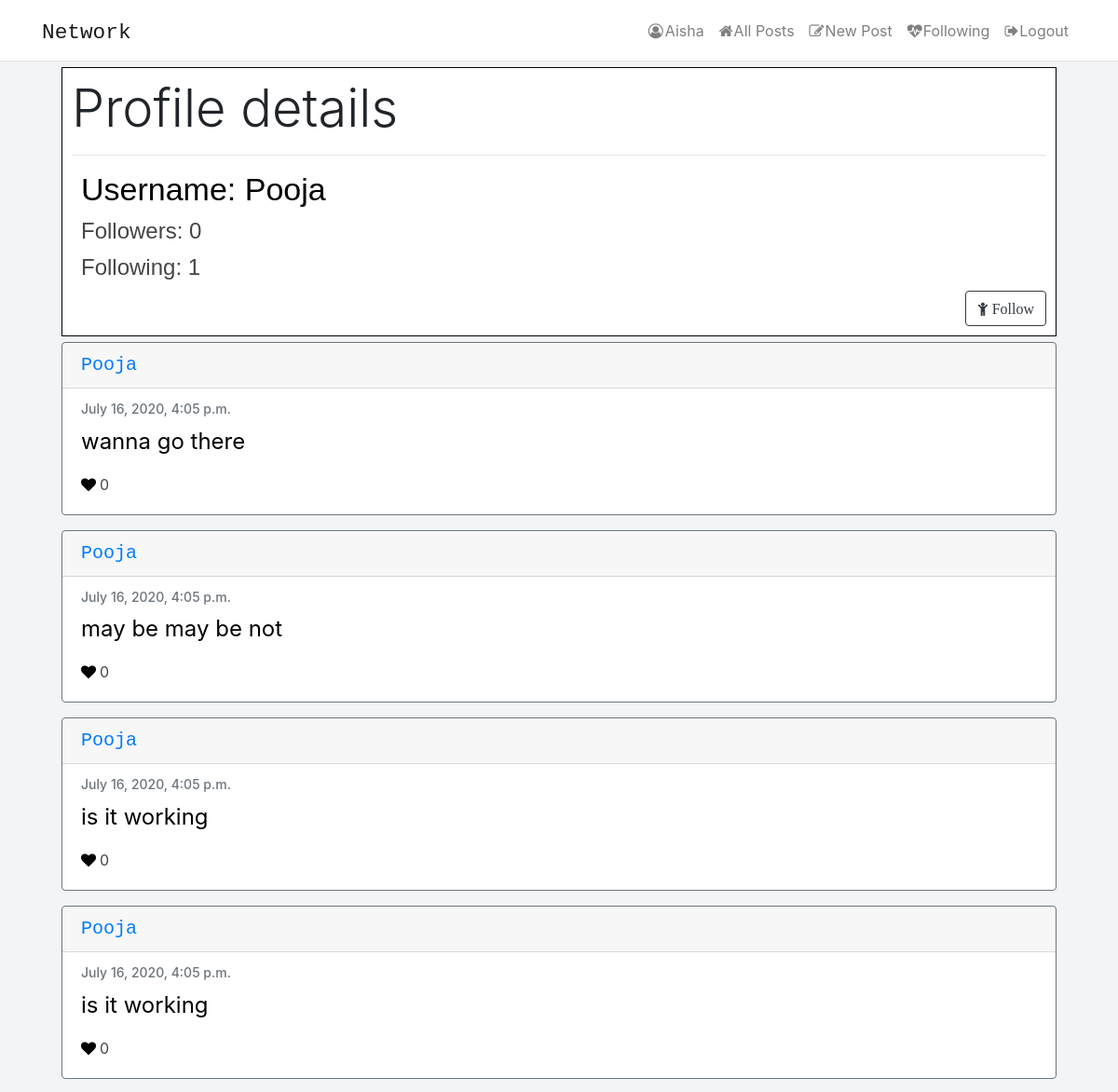
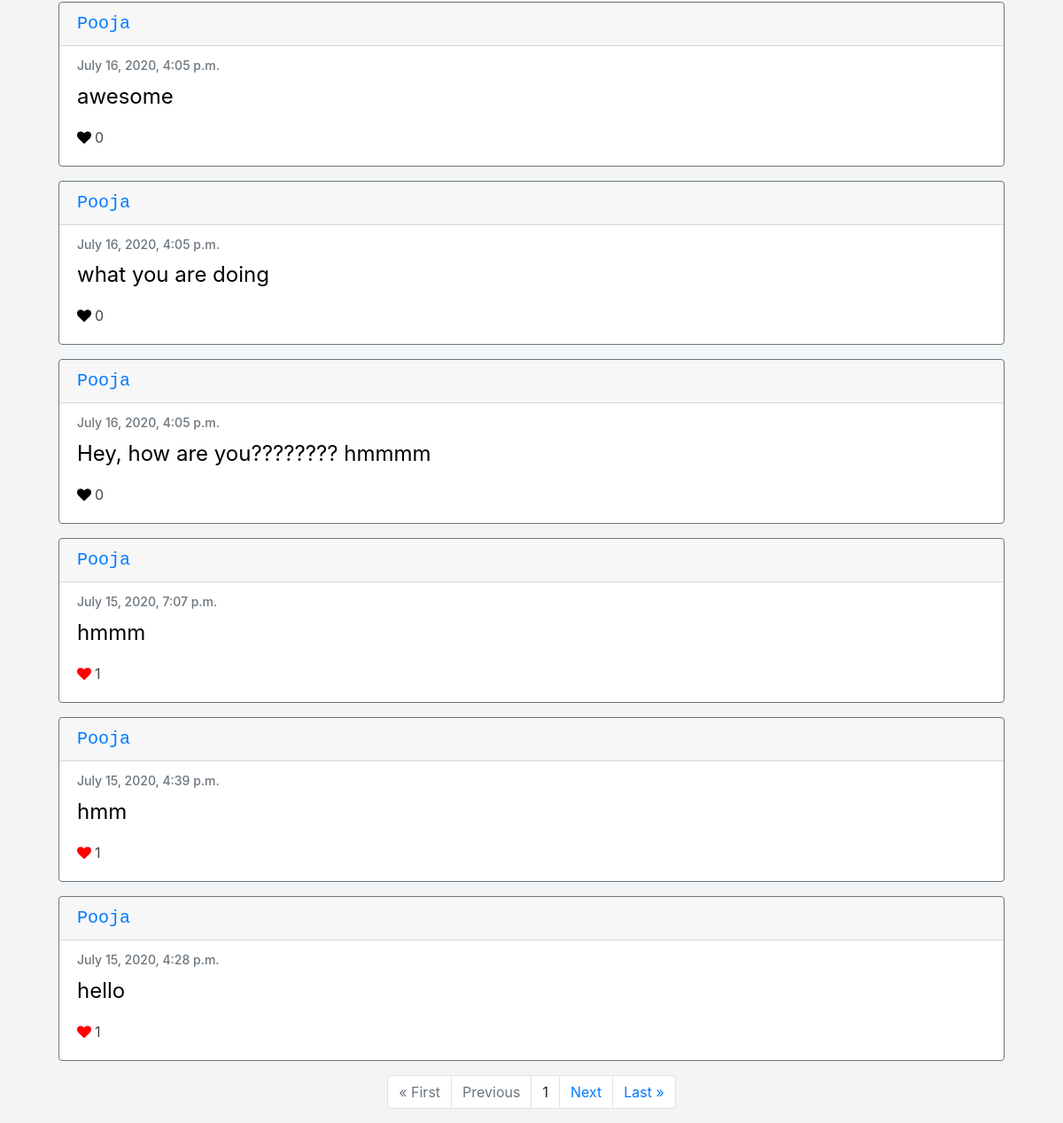
Screenshot of /profile/pooja (signed in) with the database file from the repository (2 pictures, top to bottom).
### network/models.py (models this page shows, shortened)
class User(AbstractUser):
    pass

class Post(models.Model):
    content = models.CharField(max_length=255)
    user = models.ForeignKey('User', on_delete=models.CASCADE, related_name='author')
    date = models.DateTimeField(default=datetime.now())
    liked = models.ManyToManyField('User', default = None, blank = True, related_name='post_likes')

### network/views.py (the view, shortened to what this page needs)
# urls.py: path("profile/<str:username>", views.profile, name="profile"),
def profile(request, username):
    if request.method == "GET":
        current_user = request.user
        profileuser = get_object_or_404(User, username=username)
        posts = Post.objects.filter(user=profileuser).order_by('id').reverse()
        follower = Profile.objects.filter(target=profileuser)
        following = Profile.objects.filter(follower=profileuser)
        if request.user.is_anonymous:
            return redirect("login")
        else:
            following_each_other = Profile.objects.filter(follower=current_user, target = profileuser)
            totalfollower = len(follower)
            totalfollowing = len(following)
            paginator = Paginator(posts, 10)
            page_number = request.GET.get('page')
            page_obj = paginator.get_page(page_number)
            return render(request, "network/profile.html" , {'profileuser': profileuser,
            'page_obj': page_obj, 'follower': totalfollower, 'following': totalfollowing,
            'followingEachOther':following_each_other})

### network/templates/network/profile.html (shortened to what this page needs)
{% extends 'network/layout.html' %}
{% load static %}
{% block body %}
<div class="container" >
    <div style="border: 1px solid black; padding: 10px; background-color: white; margin: 6px;">
        <h3 class="display-4">Profile details</h3>
        <hr>
        <h4 class="details-name">Username: {{profileuser.username|title}}</h4>
        <h4 class="details-follow" >Followers: {{follower}}</h4>
        <h4 class="details-follow">Following: {{following}}</h4>
        {% if user.username != profileuser.username %}
            {% if not followingEachOther %}
            <form class="text-right" method="post" action="{% url 'profile' username=profileuser.username %}">
                <button class="btn btn-outline-dark" type="submit" value="Follow"><i class="fa fa-child"> Follow</i></button>
            </form>
            {% elif followingEachOther %}
            <form class="text-right" method="post" action="{% url 'profile' username=profileuser.username %}">
                {% csrf_token %}
               <button class="btn btn-outline-dark" type="submit" value="Unfollow"><i class="fa fa-window-close-o"> Unfollow</i></button>
            </form>
            {% endif %}
        {% endif %}
    </div>
</div>
<div class="container">
    {% for post in page_obj %}
    <div class="card border-secondary mb-3" style="width:auto; margin:6px;">
        <h5 class="card-header"><a href="{% url 'profile' username=post.user %}">{{post.user|title}}</a></h5>
        <div class="card-body text-secondary">
            <h6 class="card-subtitle mb-2 text-muted">{{post.date}}</h6>
            <p class="card-text">{{post.content}}</p>
            {% if user.is_authenticated %}
                {% if request.user == post.user %}
                <a href="{% url 'edit' post_id=post.id%}" class="edit" style="right: 20px;">Edit</a>
                {% elif request.user in post.liked.all %}
                    <a class="likebutton" href="#" data-catid="{{ post.id }}" id="{{post.id}}" data-total="{{post.liked.all.count}}"  data-value="Unlike" value="submit"><i class="fa fa-heart" id="heart{{post.id}}" style="margin-right: 4px; color:red;"></i><span id="liked{{post.id}}">{{post.liked.all.count}}</span></a>
                    {% else %}
                    <a class="likebutton" href="#" data-catid="{{ post.id }}" id="{{post.id}}" data-total="{{post.liked.all.count}}"  data-value="Like" value="submit"><i class="fa fa-heart" id="heart{{post.id}}" style="margin-right: 4px; color:black;"></i><span id="liked{{post.id}}">{{post.liked.all.count}}</span></a>
                {% endif %}
            {% else %}
                <p>Likes: {{post.liked.all.count}}</p>
            {% endif %}
        </div>
    </div>
    {% endfor %}
</div>
<div class="container">
    <ul class="pagination justify-content-center">
        {% if page_obj.has_previous %}
            <li class="page-item"><a href="?page=1" class="page-link">&laquo; First</a></li>
            <li class="page-item"><a href="?page={{ page_obj.previous_page_number }}" class="page-link">Previous</a></li>
        {% else %}
        <li class="page-item disabled"><a class="page-link">&laquo; First</a></li>
        <li class="page-item disabled"><a class="page-link">Previous</a></li>
        {% endif %}
            <li class="page-item"><a class="page-link">{{ page_obj.number }}</a></li>
        {% if page_obj.has_next %}
        <li class="page-item"><a href="?page={{ page_obj.next_page_number }}" class="page-link">Next</a></li>
        <li class="page-item"><a href="?page={{ page_obj.paginator.num_pages }}" class="page-link">Last &raquo;</a></li>
        {% else %}
        <li class="page-item disabled"><a class="page-link">Next</a></li>
        <li class="page-item disabled"><a class="page-link">Last &raquo;</a></li>
        {% endif %}
    </ul>
</div>
{% endblock %}

### network/templates/network/layout.html (shortened to what this page needs)
{% load static %}
<!DOCTYPE html>
<html lang="en">
    <head>
        <link rel="stylesheet" href="https://stackpath.bootstrapcdn.com/bootstrap/4.4.1/css/bootstrap.min.css">
        <link href="{% static 'network/styles.css' %}" rel="stylesheet">
        <link rel="stylesheet" href="https://cdnjs.cloudflare.com/ajax/libs/font-awesome/4.7.0/css/font-awesome.min.css">
    </head>
    <body>
            <nav class="navbar navbar-expand-lg navbar-light bg-light">
                <div class="container">
                    <a class="navbar-brand network" href="{% url 'index' %}"><code>Network</code></a>
                    <div>
                        <ul class="navbar-nav mr-auto">
                            {% if user.is_authenticated %}
                            <ul class="navbar-nav ml-auto">
                                <li class="nav-item dropdown">
                                  <a class="nav-link" href="{% url 'profile' username=user.username %}">
                                    <i class="fa fa-user-circle-o" style="margin-right: 2px;"></i>{{ request.user|title }}
                                  </a>
                                </li>
                              </ul>
                            {% endif %}
                            <li class="nav-item">
                            <a class="nav-link " href="{% url 'index' %}"><i class="fa fa-home" style="margin-right: 1px;"></i>All Posts</a>
                            </li>
                            {% if user.is_authenticated %}
                                <li class="nav-item">
                                    <a class="nav-link" href="{% url 'newpost' username=user.username %}"><i class="fa fa-pencil-square-o" style="margin-right: 1px;"></i>New Post</a>
                                </li>
                                <li class="nav-item">
                                    <a class="nav-link" href="{% url 'following' username=user.username %}"><i class="fa fa-heartbeat" style="margin-right: 1px;"></i>Following</a>
                                </li>
                                <li class="nav-item">
                                    <a class="nav-link" href="{% url 'logout' %}"><i class="fa fa-sign-out" style="margin-right: 1px;"></i>Logout</a>
                                </li>
                            {% endif %}
                        </ul>
                    </div>
                </div>
            </nav>
        <div class="container">
            <div class="body">
                {% block body %}
                {% endblock %}
            </div>
        </div>
</html>

### network/static/network/styles.css (style rules this page uses)
body { background-color: #f2f4f5; }
.navbar { background-color:white !important; border-bottom: solid #e1e4e6 1px; }
.likebutton ,.edit { color:#454545; }
.card-header { font-size:20px; font-family: monospace; }
.card-subtitle { font-size:14px; }
.card-text { font-size:24px; color:black; }
.network { font-size: 26px; color:black; font-family: 'Franklin Gothic Medium', 'Arial Narrow', Arial, sans-serif; }
.details-follow { font-size: 24px; margin:10px; color: #454545; font-family: 'Gill Sans', 'Gill Sans MT', Calibri, 'Trebuchet MS', sans-serif; }
.details-name { font-size: 34px; margin:10px; color: black; font-family: 'Gill Sans', 'Gill Sans MT', Calibri, 'Trebuchet MS', sans-serif; }

### rows the page displays
User: user "Aisha"
User: username "Pooja"
Post: user "Pooja", date "July 16, 2020, 4:05 p.m.", content "wanna go there", liked.all.count "0"
Post: user "Pooja", date "July 16, 2020, 4:05 p.m.", content "may be may be not", liked.all.count "0"
Post: user "Pooja", date "July 16, 2020, 4:05 p.m.", content "is it working", liked.all.count "0"
Post: user "Pooja", date "July 16, 2020, 4:05 p.m.", content "is it working", liked.all.count "0"
Post: user "Pooja", date "July 16, 2020, 4:05 p.m.", content "awesome", liked.all.count "0"
Post: user "Pooja", date "July 16, 2020, 4:05 p.m.", content "what you are doing", liked.all.count "0"
Post: user "Pooja", date "July 16, 2020, 4:05 p.m.", content "Hey, how are you???????? hmmmm", liked.all.count "0"
Post: user "Pooja", date "July 15, 2020, 7:07 p.m.", content "hmmm", liked.all.count "1"
Post: user "Pooja", date "July 15, 2020, 4:39 p.m.", content "hmm", liked.all.count "1"
Post: user "Pooja", date "July 15, 2020, 4:28 p.m.", content "hello", liked.all.count "1"

### other values shown
{{ follower }} "0"
{{ following }} "1"
{{ page_obj.number }} "1"
